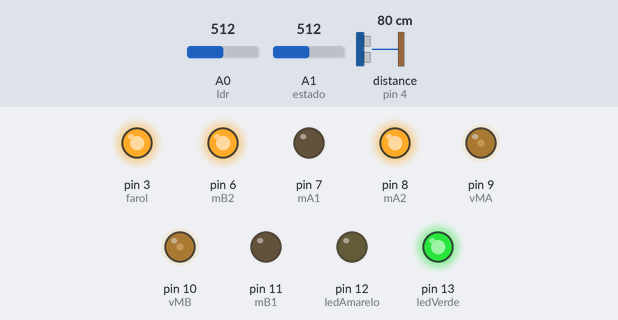
Bench run of a sketch on a simulated Arduino Uno, built with avr-gcc and run on an emulated ATmega328P. Shown: output pins drawn as LEDs (lit = HIGH). Wiring (inferred from the names in the program): ultrasonic range finder: trigger pin 5; echo pin 4. Dashed ring = blinking. The inputs (shaded band) are chosen by the test bench; at power-on: distance to the obstacle (sensor on pin 4) 80 cm, A1 (estado) = 512, A0 (ldr) = 512. The echo pulse lasts 58.3 µs per cm; pins used as bus, display or sensor lines are not drawn.

Above: at 1.2 s.
1.3 s: distance to the obstacle (sensor on pin 4) set to 51 cm
2.8 s: distance to the obstacle (sensor on pin 4) set to 46 cm
At 4.8 s:
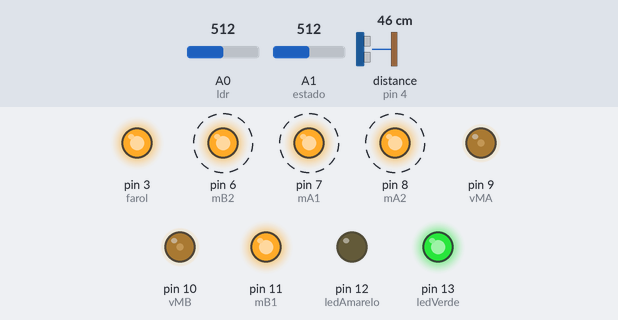
5.8 s: A1 (estado) set to 885
8.8 s: A1 (estado) set to 906
At 9.5 s:
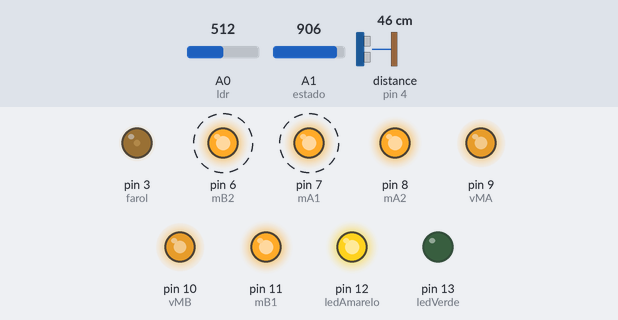
10.6 s: A1 (estado) set to 890
At 11.6 s:
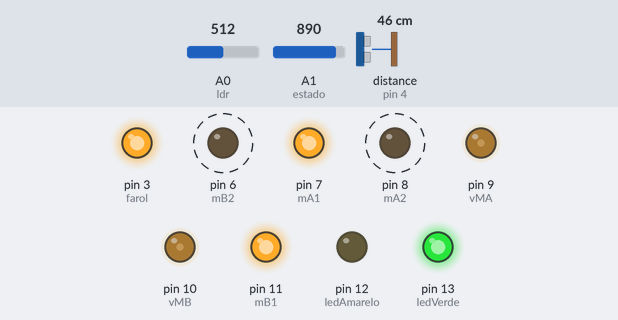
13.6 s: A0 (ldr) set to 634
16.6 s: A0 (ldr) set to 656
At 17.2 s:
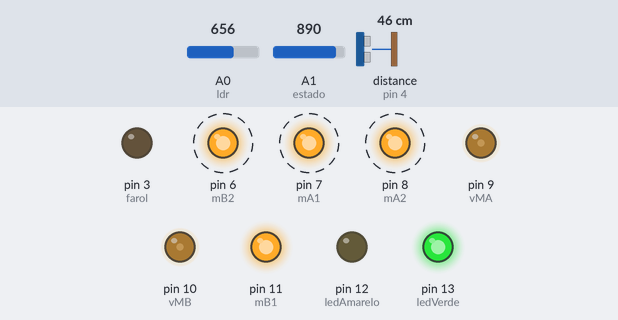
Timing chart, 0 to 20.6 s (numbered marks = the images above; inputs shaded):
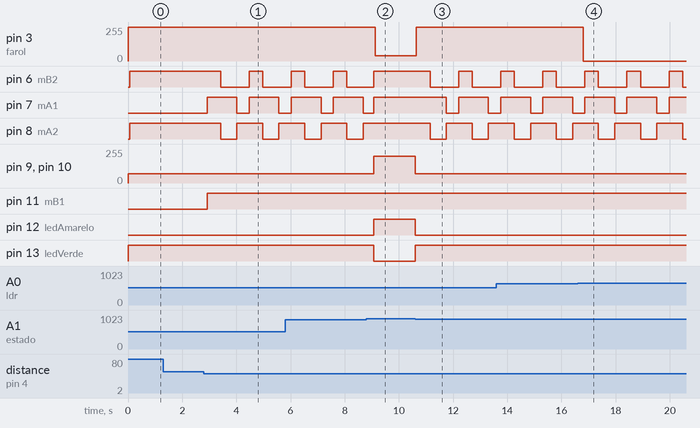

Measured:
- the behaviour switches between 49 and 48 cm on distance to the obstacle (sensor on pin 4) (found by bisection; images 0 and 1)
- the behaviour switches between 899 and 900 on A1 (estado) (found by bisection; images 1 and 2)
- the behaviour switches between 649 and 650 on A0 (ldr) (found by bisection; images 3 and 4)
- after the input at 1.3 s, every drawn part: stays the same
- after the input at 2.8 s, pin 6 (mB2): HIGH → LOW after 0.62 s, → HIGH 1.1 s later, → LOW 0.50 s later; pin 7 (mA1): alternates HIGH for 1.1 s and LOW for 0.45 s, starting after 0.12 s; pin 8 (mA2): alternates HIGH for 0.95 s and LOW for 0.60 s, starting after 0.62 s; pin 11 (mB1): LOW → HIGH after 0.12 s
- after the input at 8.8 s, pin 3 (farol): 255/255 → 40/255 after 0.32 s; pin 8 (mA2): stays HIGH (without the input it goes to LOW after 0.83 s); pin 9 (vMA), pin 10 (vMB): 70/255 → 200/255 after 0.28 s; pin 12 (ledAmarelo): LOW → HIGH after 0.28 s; pin 13 (ledVerde): HIGH → LOW after 0.28 s
- after the input at 10.6 s, pin 3 (farol): 40/255 → 255/255 at once; pin 6 (mB2): HIGH → LOW after 0.55 s, → HIGH 1.1 s later, → LOW 0.50 s later
- after the input at 16.6 s, pin 3 (farol): 255/255 → 0/255 after 0.21 s

The sketch:

Robot_Thunder_Autonomo_V1.3.ino
```cpp
/*
*******************************************************
  Programa Robo Thunder
  Autor Magneto - Fevereiro 2020
  Com Módulo Bluetooth e ponte H vermelha
 ******************************************************
*/


// Definicao dos pinos
// Sentido dos motores de deslocamento - (Motor Esquerdo)
//const int m1F = 5;
//const int m1T = 6;

// Sentido do motor de direcao - (Motor Direito)
//const int m2T = 10;
//const int m2F = 9;

const int mA1 = 7; // Sentido dos motores de deslocamento - (Motor A)
const int mA2 = 8; // Sentido dos motores de deslocamento - (Motor A)

const int mB1 = 11; // Sentido dos motores de deslocamento - (Motor B)
const int mB2 = 6; // Sentido dos motores de deslocamento - (Motor B)

const int vMA = 9; // Velocidade do motor A (PWM)
const int vMB = 10; // Velocidade do motor B (PWM)

// Sonar
const int trig = 5;
const int echo = 4;

// Leds
const int ledAmarelo = 12;
const int ledVerde = 13;
const int farol = 3;

// entradas
const int estado = A1;
const int ldr = A0;

// variaveis
long duracao; // duracao pulso sensor ultrasom
long distancia; // distancia sensor ultrasom
int tempoDeslocamento = 1500; // tempo de deslocamento do robo
int tempoGiro = 1000; // tempo de giro do robo
int velocidadeMA = 200; // velocidade do motor A (<= 255)
int velocidadeMB = 200; // velocidade do motor B (<= 255)
int fixaFarol = 0; // se estiver em 1 deixa o farol aceso

byte autonomo = 0; // identificar se esta no modo autonomo ou celular zero = autonomo e 1 = celular
int luz = 1000; // armazena a luminosidade vinda do LDR
int lerEstado = 0; // armazenar valor lido no pino de estado

// variavel de recepcao de dados bluetooth
int incomingByte; // Variavel de entrada de dados pela Serial

/**********************************\
 **                               **
 ** Definindo Setup dos programas **
 **                               **
  \*********************************/

void setup() { // Declaracoes

  // inicializa Serial
  Serial.begin(9600);

  // inicialisar pinos
  pinMode(trig, OUTPUT);
  pinMode(echo, INPUT);
  pinMode(mB1, OUTPUT); // inicialisando pinos
  pinMode(mB2, OUTPUT); // inicialisando pinos
  pinMode(mA1, OUTPUT); // inicialisando pinos
  pinMode(mA2, OUTPUT); // inicialisando pinos
  pinMode(vMA, OUTPUT); // inicialisando pinos
  pinMode(vMB, OUTPUT); // inicialisando pinos

  //pinMode(m1F, OUTPUT);
  //pinMode(m1T, OUTPUT);
  //pinMode(m2F, OUTPUT);
  //pinMode(m2T, OUTPUT);

  pinMode(ledAmarelo, OUTPUT);
  pinMode(ledVerde, OUTPUT);
  pinMode(farol, OUTPUT);
  pinMode(estado, INPUT);

  analogWrite(vMA, velocidadeMA); // registrando a velocidade do motor A
  analogWrite(vMB, velocidadeMB); // registrando a velocidade do motor B

  // vM1 = v1M1;
  // vM2 = v1M2;
  //delay(5000); // parada para dar tempo de ligar o robo e esperar 5 segundos antes do movimento
}


/**********************************\
 **                               **
 ** Definindo Rotinas do programa **
 **                               **
  \*********************************/


// ************** Inicio Rotinas Comuns ****************


void medirDistancia() { // Leitura do ultrasom

  digitalWrite(trig, LOW);
  delayMicroseconds(2);
  digitalWrite(trig, HIGH);
  delayMicroseconds(10);
  digitalWrite(trig, LOW);
  duracao = pulseIn(echo, HIGH);
  distancia = duracao / 56;
  //delay(100);

}

void frenteApenas () { // deslocamento apenas para frente
  digitalWrite(mB1, LOW);
  digitalWrite(mB2, HIGH);
  digitalWrite(mA1, LOW);
  digitalWrite(mA2, HIGH);
}

void atrasApenas () { // deslocamento apenas para tras
  digitalWrite(mB1, HIGH);
  digitalWrite(mB2, LOW);
  digitalWrite(mA1, HIGH);
  digitalWrite(mA2, LOW);
}

void giroEsquerda () { // girar no eixo para esquerda
  digitalWrite(mB1, HIGH);
  digitalWrite(mB2, LOW);
  digitalWrite(mA1, LOW);
  digitalWrite(mA2, HIGH);
}

void giroDireita () { // girar no eixo para direita
  digitalWrite(mB1, LOW);
  digitalWrite(mB2, HIGH);
  digitalWrite(mA1, HIGH);
  digitalWrite(mA2, LOW);
}

void frenteEsquerda () { // deslocamento para frente e esquerda
  digitalWrite(mA1, LOW);
  digitalWrite(mA2, HIGH);
}

void frenteDireita () { // deslocamento para frente e direita
  digitalWrite(mB1, LOW);
  digitalWrite(mB2, HIGH);
}

void parado () { // sem deslocamento
  digitalWrite(mB1, HIGH);
  digitalWrite(mB2, HIGH);
  digitalWrite(mA1, HIGH);
  digitalWrite(mA2, HIGH);
}

void acenderFarol () { // acender Farol
  digitalWrite(farol, HIGH);
}

void apagarFarol () { // apagar Farol
  digitalWrite(farol, LOW);
}

// ************** Final Rotinas Comuns ****************


// ************** Inicio Rotina Modo Autonomo ****************

void modoAutonomo () { // modo Autonomo

  velocidadeMA = 70; // velocidade do motor A (<= 255)
  velocidadeMB = 70; // velocidade do motor B (<= 255)
  analogWrite(vMA, velocidadeMA); // registrando a velocidade do motor A
  analogWrite(vMB, velocidadeMB); // registrando a velocidade do motor B

  medirDistancia();
  delay(50);

  if (distancia < 50) {
    parado();
    delay(500);
    atrasApenas();
    delay(600);
    parado();
    giroEsquerda();
    delay(250);
  }
  else frenteApenas();
  delay(150);
}

// ************** Final Rotina Modo Autonomo ****************


// ************** Inicio Rotina Modo Celular ****************

void modoCelular () { // Modo Celular

  velocidadeMA = 200; // velocidade do motor A (<= 255)
  velocidadeMB = 200; // velocidade do motor B (<= 255)
  analogWrite(vMA, velocidadeMA); // registrando a velocidade do motor A
  analogWrite(vMB, velocidadeMB); // registrando a velocidade do motor B

  if (fixaFarol == 1) {
    acenderFarol();
  }
  else {
    apagarFarol();
  }

  if (Serial.available() > 0) { // Verificando se tem entrada de dados na Serial e se está no modo celular
    incomingByte = Serial.read(); // Lendo o ultimo dado recebido

    if (incomingByte == 'U') {
      frenteApenas();
      delay(50);
    }
    else if (incomingByte == 'D') {
      atrasApenas();
      delay(50);
    }
    else if (incomingByte == 'L') {
      frenteDireita();
      delay(50);
    }
    else if (incomingByte == 'R') {
      frenteEsquerda();
      delay(50);
    }
    else if (incomingByte == 'X') {
      giroDireita();
      delay(50);
    }
    else if (incomingByte == 'B') {
      giroEsquerda();
      delay(50);
    }
    else if (incomingByte == 'Y') {
      fixaFarol = 1;
      delay(50);
    }
    else if (incomingByte == 'A') {
      fixaFarol = 0;
      delay(50);
    }
  }
}

// ************** Final Rotina Modo Celular ****************

/**********************************\
 **                               **
 **  Definindo Loop do programa   **
 **                               **
  \*********************************/

void loop() {

  lerEstado = analogRead(estado); // lê a informação da chave de seleção Autonomo e Celular
  luz = analogRead(ldr); // lê a informação do sensor de luz

  if (luz < 650) { // testa se esta escuro ou claro para acender farois
    acenderFarol();
  }
  else {
    apagarFarol();
  }

  if (lerEstado < 900) { // testa se o carro esta no modo autonomo ou celular
    autonomo = 1;
  }
  else {
    autonomo = 0;
  }

  if (autonomo == 0) { // Verificando se está no modo celular
    digitalWrite(ledAmarelo, HIGH);
    digitalWrite(ledVerde, LOW);
    parado();
    modoCelular();
  }
  else if (autonomo == 1) { // Verificando se está no modo autonomo
    digitalWrite(ledAmarelo, LOW);
    digitalWrite(ledVerde, HIGH);
    modoAutonomo();
  }


  /*
    Serial.print(" Distancia: ");
    Serial.println(distancia);
    Serial.print("luz: ");
    Serial.println(luz);
    Serial.print("autonomo: ");
    Serial.println(autonomo);
     Serial.print("Ler estado: ");
    Serial.println(lerEstado);
    delay(500);
  */
}
```
